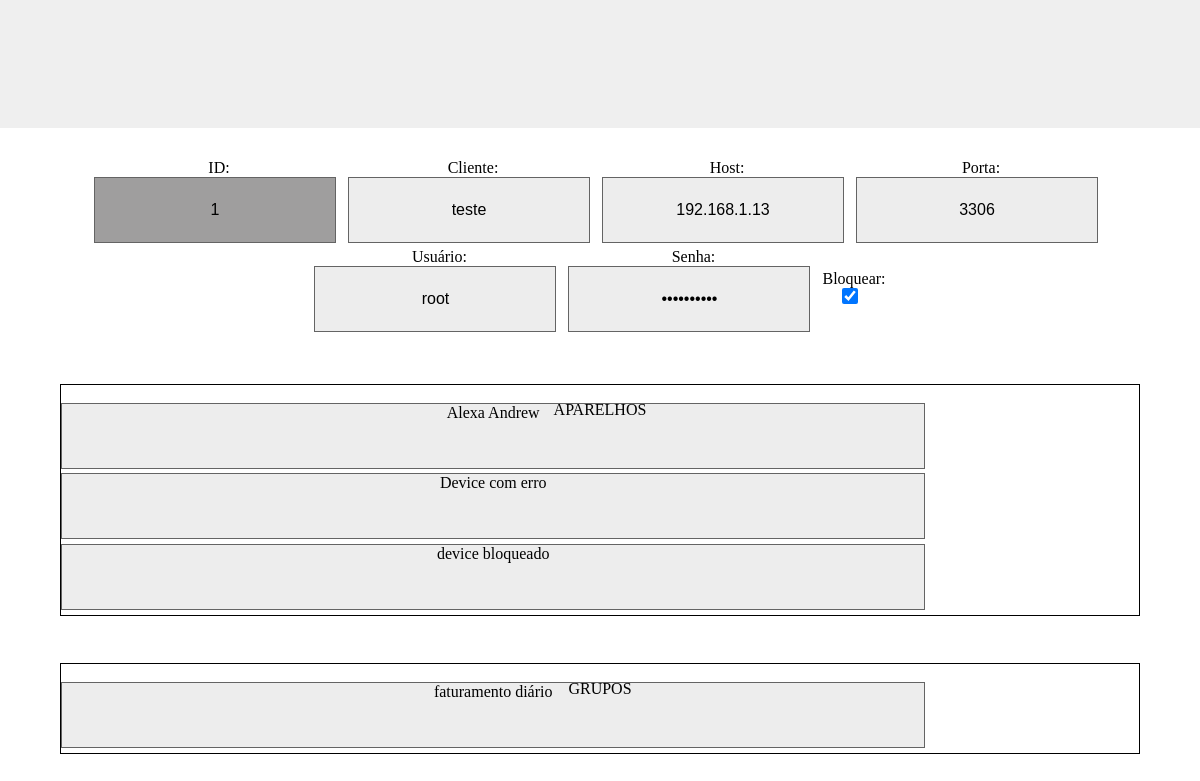
Before: /site/alexa/edit.php?id=1 (signed in) with the older database file.
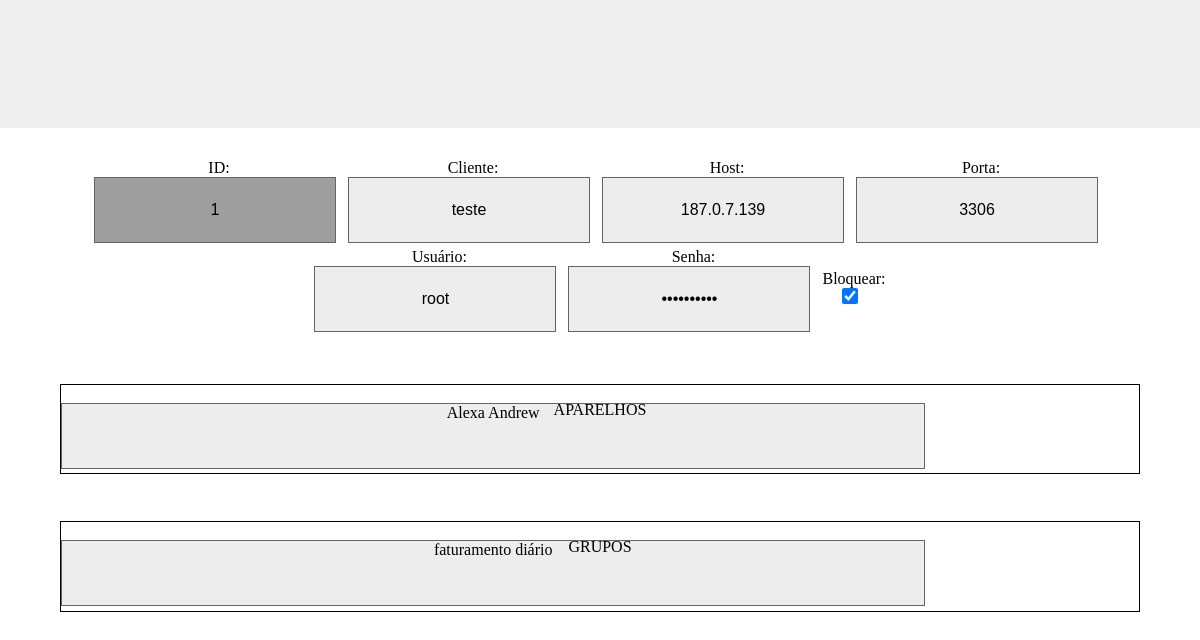
After: the same page with the newer database file.
### tables this page shows
CREATE TABLE  `cli` (
  `id` int(11) NOT NULL AUTO_INCREMENT,
  `cliente` varchar(20) NOT NULL,
  `bloqueado` tinyint DEFAULT '0',
  `user` varchar(10) DEFAULT NULL,
  `pass` varchar(30) DEFAULT NULL,
  `port` int(5) DEFAULT NULL,
  `host` varchar(15) DEFAULT NULL,
  PRIMARY KEY (`id`)
);

### site/dao/alexaDao.php (called while the page is built, shortened)
<?php
function getCliente($id){
    $conexao = criaConexaoAlexa();
    $conexao->exec("set names utf8mb4");
    $sql = "SELECT * FROM cli WHERE cli.id = '$id';";
    $statement = $conexao->prepare($sql);
    $statement->execute();
    return $statement->fetch(PDO::FETCH_ASSOC);
}
function getDevicesClientes($cliente){
    $conexao = criaConexaoAlexa();
    $conexao->exec("set names utf8mb4");
    $sql = "SELECT dvc.* FROM cli INNER JOIN dvc ON dvc.cliente = cli.id where dvc.cliente = '$cliente';";
    $statement = $conexao->prepare($sql);
    $statement->execute();
    return $statement->fetchAll(PDO::FETCH_ASSOC);
}
function getGruposClientes($cliente){
    $conexao = criaConexaoAlexa();
    $conexao->exec("set names utf8mb4");
    $sql = "SELECT grp.* FROM grp where grp.cliente = '$cliente';";
    $statement = $conexao->prepare($sql);
    $statement->execute();
    return $statement->fetchAll(PDO::FETCH_ASSOC);
}
?>

### site/alexa/edit.php (the view, shortened to what this page needs)
<?php
    include_once "../dao/alexaDao.php";
    $dados = getCliente($_GET['id']);
    $devices = getDevicesClientes($dados['id']);
    $grupos = getGruposClientes($dados['id']);
?>
<!DOCTYPE html>
<html lang="pt-br">
<head>
    <link rel="stylesheet" href="../css/device.css">
    <link rel="stylesheet" href="../css/clientes.css">
<body>
    <div class="content-wrap">
    <form action="./daoUpdate.php" method="get">
        <header>
            <div>
            </div>
        </header>
        <container>
        <fieldset><legend>ID:</legend>
            <input type="text" class="input-content disabled" id="id" name="id" title="ID" value="<?= $dados['id']?>">
        </fieldset>
        <fieldset><legend>Cliente:</legend>
            <input type="text" class="input-content" id="cliente" name="cliente" title="CLIENTE" value="<?= $dados['cliente']; ?>" required>
        </fieldset>
        <fieldset><legend>Host:</legend>
            <input type="text" class="input-content" id="host" name="host" placeholder="000.000.000.000" title="IP" value="<?= $dados['host']?>" required>
        </fieldset>
        <fieldset><legend>Porta:</legend>
            <input type="text" class="input-content" id="port" name="port" title="PORTA" required value="<?= $dados['port']?>" required>
        </fieldset>
        <fieldset><legend>Usuário:</legend>
            <input type="text" class="input-content" id="user" name="user" title="USUÁRIO" required value="<?= $dados['user']?>" required>
        </fieldset>
        <fieldset><legend>Senha:</legend>
            <input type="password" class="input-content" id="pass" name="pass" title="SENHA" required value="<?= $dados['pass']?>" required>
        </fieldset>
        <fieldset><legend>Bloquear:</legend>
            <input type="checkbox" id="bloqueado" name="bloqueado" title="BLOQUEADO" <?php if($dados['bloqueado'] == 1){ ?>checked <?php }; ?>>
        </fieldset>
    </container>
    <div class="block">
        <div class="block-head">
            <p style="text-align: center;">APARELHOS</p>
        </div>
        <?php if($devices == []){?> <div style="margin-bottom: 1em;">Nenhum aparelho encontrado.</div>
        <?php } else {
        foreach ($devices as $device) { ?>
            <a href="../device/edit.php?cliente=<?= $dados['id']?>&id=<?= $device['id']?>" title="EDITAR APARELHO" >
                <div type="text" class="input-content"><?= $device['descricao']; ?></div>
            </a>
        <?php }};?>
    </div>
    <div class="block">
        <div class="block-head">
            <p style="text-align: center;">GRUPOS</p>
        </div>
        <?php if($devices == []){?> <div style="margin-bottom: 1em;">Nenhum grupo encontrado.</div>
        <?php } else {
        foreach ($grupos as $grupo) { ?>
            <a href="../grupo/edit.php?cliente=<?= $dados['id']?>&id=<?= $grupo['id']?>" title="EDITAR GRUPO" >
                <div type="text" class="input-content"><?= $grupo['grupo']; ?></div>
            </a>
        <?php }};?>
    </div>
</body>
</html>

Changed rows visible on the page:
changed cli "teste": host "192.168.1.13" → "187.0.7.139"
Other visible differences:
list line gone: "Device com erro"
list line gone: "device bloqueado"
